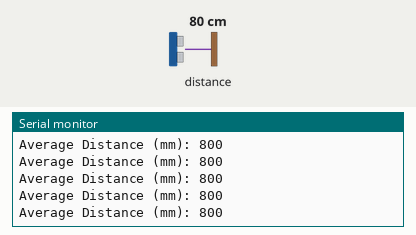
Recording of a sketch running on a simulated Arduino Uno, built with avr-gcc and run on an emulated ATmega328P. Shown: the last lines printed to the serial monitor. Inputs (shaded band) come from the test bench; at power-on: distance to the obstacle 80 cm.

Above: at 1.2 s.
1.3 s: distance to the obstacle set to 250 cm
At 1.49 s:
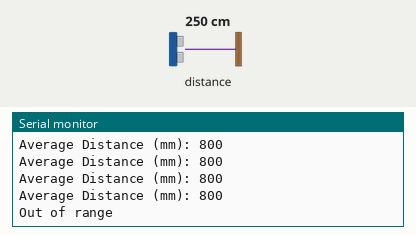
3.4 s: distance to the obstacle set to 2 cm
At 3.49 s:
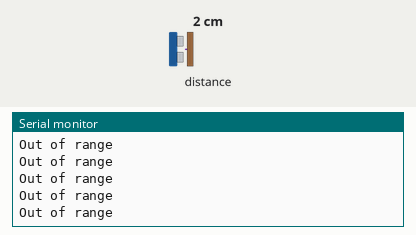
Timing chart, 0 to 6.4 s (numbered marks = the images above; inputs shaded):
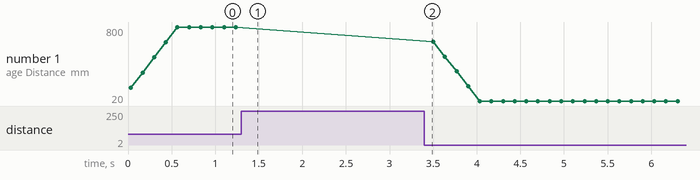

The sketch:

vl53l0x.ino
```cpp
#include <Wire.h>
#include <Adafruit_VL53L0X.h>

Adafruit_VL53L0X lox = Adafruit_VL53L0X();

const int numReadings = 5; // Number of readings to average
int readings[numReadings]; // Store the readings
int index = 0;             // Index of the current reading
int total = 0;             // Total of the readings

void setup() {
  Serial.begin(115200);
  Wire.begin();

  if (!lox.begin()) {
    Serial.println(F("Failed to boot VL53L0X"));
    while (1);
  }

  // Initialize readings array to 0
  for (int i = 0; i < numReadings; i++) {
    readings[i] = 0;
  }
}

void loop() {
  VL53L0X_RangingMeasurementData_t measure;
  lox.rangingTest(&measure, false);

  if (measure.RangeStatus != 4) {  // 4 = Phase out of valid range
    total = total - readings[index];   // Subtract the oldest reading
    readings[index] = measure.RangeMilliMeter; // Store the new reading
    total = total + readings[index];   // Add the new reading
    index = (index + 1) % numReadings; // Move to the next index

    int averageDistance = total / numReadings; // Calculate the average

    Serial.print(F("Average Distance (mm): "));
    Serial.println(averageDistance);
  } else {
    Serial.println(F("Out of range"));
  }

  delay(100);
}
```

Measured:
- after the input at 1.3 s, the serial monitor: prints a new line after 0.07 s (image 1)
- plotted number 1: 800 → 20 after the input at 3.4 s
